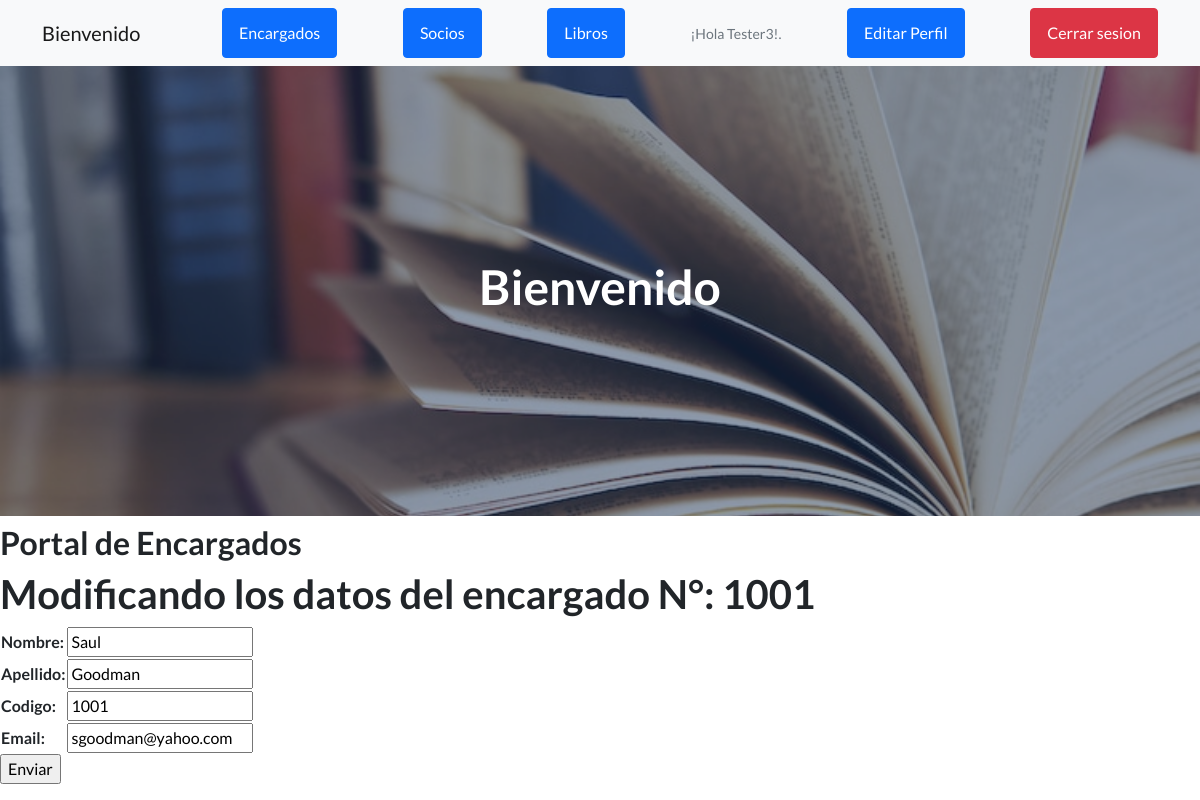
The page /app_biblioteca/editar_encargado/1001 (signed in) on the database its author committed.
### app_biblioteca/models.py (models this page shows, shortened)
class Encargado(models.Model):
    nombre=models.CharField(max_length=50)
    apellido=models.CharField(max_length=50)
    codigo=models.IntegerField()
    email=models.EmailField()

### app_biblioteca/views.py (the view)
# urls.py: path('editar_encargado/<codigo_encargado>', editar_encargado, name='editar_encargado'),
@login_required
def editar_encargado(request, codigo_encargado):
    encargado = Encargado.objects.get(codigo=codigo_encargado)
    if request.method == 'POST':
        form = Encargado_Form(request.POST)
        if form.is_valid():
            info = form.cleaned_data
            encargado.nombre= info['nombre']
            encargado.apellido= info['apellido']
            encargado.codigo= info['codigo']
            encargado.email= info['email']
            encargado.save()
            return render(request, 'app_biblioteca/inicio.html')
    else:
        form = Encargado_Form(initial={'nombre':encargado.nombre, 'apellido':encargado.apellido, 'codigo':encargado.codigo, 'email':encargado.email})
    return render(request, 'app_biblioteca/editar_encargado.html',{'formulario':form,'codigo_encargado':codigo_encargado})

### app_biblioteca/forms.py
class Encargado_Form(forms.Form):
    nombre = forms.CharField(max_length=50)
    apellido = forms.CharField(max_length=50)
    codigo = forms.IntegerField()
    email = forms.CharField()

### app_biblioteca/templates/app_biblioteca/editar_encargado.html (shortened to what this page needs)
{% extends 'app_biblioteca/inicio.html' %}
{% load static %}
{% block contenido_que_cambia %}
<h2>Portal de Encargados</h2>
<h1>Modificando los datos del encargado N°: {{ codigo_encargado }} </h1>
<form action="{% url 'editar_encargado' codigo_encargado %}" method="POST">{% csrf_token %}
    <table>
        {{ formulario.as_table }}
    </table>
    <input type="submit" value="Enviar">
</form>
{% endblock %}

### app_biblioteca/templates/app_biblioteca/inicio.html (shortened to what this page needs)
<!DOCTYPE html>
<html lang="en">
    <head>
        {% load static %}
        <link href="https://cdn.jsdelivr.net/npm/bootstrap-icons@1.5.0/font/bootstrap-icons.css" rel="stylesheet" type="text/css" />
        <link href="{% static 'app_biblioteca/css/styles.css' %}" rel="stylesheet" />
    </head>
    <body>
        <nav class="navbar navbar-light bg-light static-top">
            <div class="container">
                {% if not request.user.is_authenticated %}
                <a class="navbar-brand" href="{% url 'inicio' %}">Bienvenido</a>
                <a class="btn btn-danger" href="{% url 'login' %}">Iniciar Sesion</a>
                <a class="btn btn-primary" href="{% url 'register' %}">Registrarse</a>
                {% else %}
                <a class="navbar-brand" href="{% url 'inicio' %}">Bienvenido</a>
                <a class="btn btn-primary" href="{% url 'leer_encargados' %}">Encargados</a>
                <a class="btn btn-primary" href="{% url 'leer_socios' %}">Socios</a>
                <a class="btn btn-primary" href="{% url 'leer_libros' %}">Libros</a>
                <p class="text-muted small mb-4 mb-lg-0">¡Hola {{ request.user.username }}!.</p>
                <a class="btn btn-primary" href="{% url 'editar_perfil' %}">Editar Perfil</a>
                <a class="btn btn-danger" href="{% url 'logout' %}">Cerrar sesion</a>
                {% endif %}
            </div>
        </nav>
        <header class="masthead"style="background-image: url({% static 'app_biblioteca/assets/img/libros.jpg' %})">
            <div class="container position-relative">
                <div class="row justify-content-center">
                    <div class="col-xl-6">
                        <div class="text-center text-white">
                            {% block titulo %}
                             <h1>Bienvenido</h1>
                            {% endblock %}
                        </div>
                    </div>
                </div>
            </div>
        </header>
        {% block contenido_que_cambia %}{% endblock %}
    </body>
</html>

### rows shown on the page
Encargado: nombre "Saul", apellido "Goodman", codigo "1001", email "sgoodman@yahoo.com"

### other values the page prints
{{ request.user.username }} "Tester3"
{{ codigo_encargado }} "1001"
